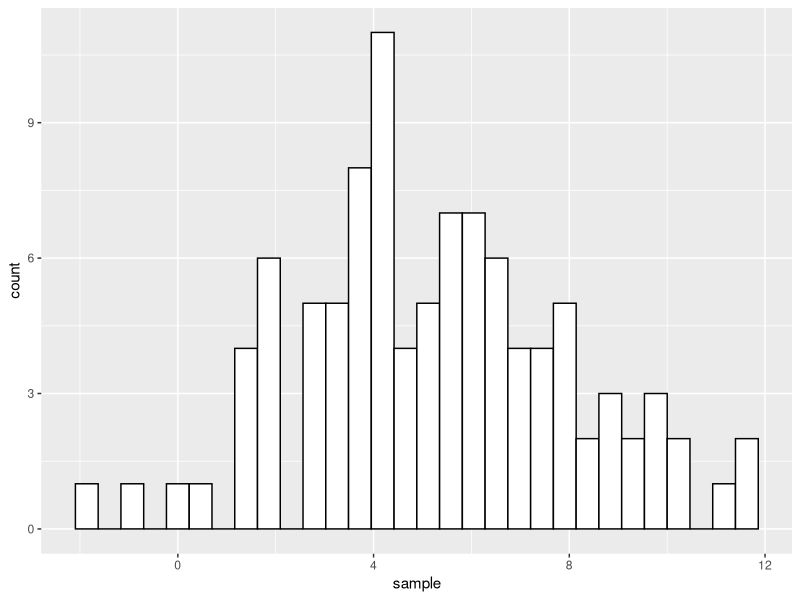
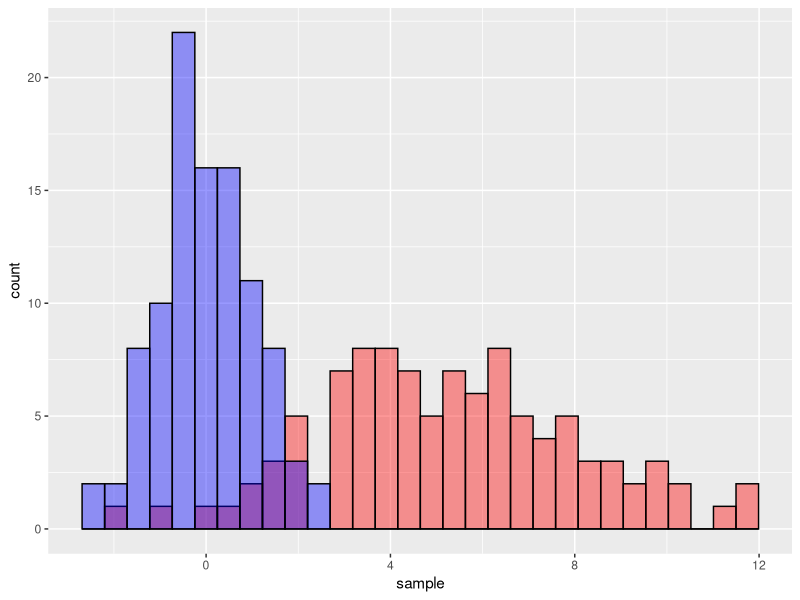

R code for these plots, in order:
library("ggplot2")

#### 정규성 검정 ####
# Kolmogorov-Smirnov test
x = rnorm(50); y = rnorm(50); z = runif(50)
ks.test(x, y)
ks.test(x, z)


# Shapiro-Wilk test

# http://acpi.tistory.com/30
# http://elearning.kocw.net/KOCW/document/2016/chungbuk/najonghwa/12.pdf

# install.packages("nortest")

z = rnorm(100)
shapiro.test(z) # Shapiro-Wilk test

library("nortest")
ad.test(z) # Anderson-Darling normality test
cvm.test(z) # Cramer-von Mises normality test
lillie.test(z) # Lilliefors (Kolmogorov-Smirnov) test for normality
pearson.test(z) # Pearson chi-square test for normality
sf.test(z) # Shapiro-Francia test for normality


#### p-value 시뮬레이션 ####
# p-value는 귀무가설이 맞다는 전제 하에, 관측된 통계값 혹은 그 값보다 큰 값이 나올 확률 

#### z-test ####

# Q. 주어진 표본 집단의 1)평균과 2)표준편차를 구하여라.
#   3)z-score를 계산하고 4)분위수 함수를 활용하여 상위 10%에 해당하는 값을 구하여라.
#   5)4의 결과와 quantile() 함수의 결과를 비교하라.
set.seed(123)
sample = rnorm(n = 100, mean = 5, sd = 3)
head(sample)

ggplot() + 
  geom_histogram(aes(x = sample),
                 bins = 30,
                 fill = "#FFFFFF",
                 color = "#000000")

mean(sample)
sd(sample)

sample_z = (sample - mean(sample))/sd(sample)
head(sample_z)
ggplot() + 
  geom_histogram(aes(x = sample),
                 bins = 30,
                 fill = "#FF0000",
                 color = "#000000",
                 alpha = 0.4) +
  geom_histogram(aes(x = sample_z),
                 bins = 30,
                 fill = "#0000FF",
                 color = "#000000",
                 alpha = 0.4)

qnorm(p = 0.9, mean = mean(sample), sd = sd(sample))
quantile(x = sample, probs = 0.9)

# 표준 정규 분포를 따르는 Z-통계량 기반의 가설 검정
# 연속형 자료(continuous data)에 사용
# 모집단의 평균과 분산을 알고있는 경우 사용
# 일반적으로 표본 크기가 30 이상인 경우 사용

# 김치찌개에 돼지 고기 300g 씩 넣어서 파는 음식점이 있다.
# 그런데 제공되는 고기 서른 덩이의 무게 평균이 294g 이었다.
# 이 때, 이 음식점이 고기를 정량제공 하는지 알아보고자 한다.
# (단, 모 표준편차는 10g 라고 한다.)
# (모평균 = 300g, 표본 수 = 30, 표본 평균 = 294g, 모 표준편차 = 10g)

# 귀무가설: 음식점은 돼지 고기를 정량제공 한다.
# 대립가설: 음식점은 돼지 고기를 정량제공하지 않는다.

(294 - 300)/(10/sqrt(30))
pnorm(q = (294 - 300)/(10/sqrt(30)))
# pnorm(q = (301 - 300)/(2/sqrt(30)))
# p가 높은 경우 => 정량제공
# p가 낮은 경우 => 정량제공하지 않음

prop.test(x = 170, 1000, p = 0.20)
# 1-sample proportions test with continuity correction
# 
# data:  170 out of 1000, null probability 0.2
# X-squared = 5.4391, df = 1, p-value = 0.01969
# alternative hypothesis: true p is not equal to 0.2
# 95 percent confidence interval:
#   0.1475206 0.1950591
# sample estimates:
#   p 
# 0.17 

#### t-test ####
# 자유도가(n-1)인 t분포를 따르는 두 집단간 평균 차이 검정
# 모집단의 평균과 표본집단의 평균 및 분산을 갈고 있는 경우 사용
# 연속형 자료(continuous data)에 사용
# 귀무가설: 두 표본집단의 평균은 같다.
# 대립가설: 두 표본집단의 평균은 같지 않다.

# 단일 표본 t-test(one sample t-test)
# 단일 모집단에서 추출된 하나의 표본이 대상
set.seed(123)
t.test(x = rnorm(300), mu = 0)

# 표본 개수에 따른 시뮬레이션

set.seed(1234)
aa = rnorm(100, mean = 5, sd = 4)
bb = rnorm(100, mean = 8, sd = 4)
# 대응 표본 t-test(paired sample t-test)
# 동일한 모집단으로부터 추출된 두 표본집단을 대상
# 표본이 30개 이하이고, 정규성을 만족하지 못하는 경우 Willcoxon rank sum test 사용
t.test(x = aa, y = bb, paired = TRUE)

# 독립 표본 t-test(independent sample t-test)
# 독립된 두 표본집단을 대상
# 두 표본집단들은 등분산성을 만족
# 표본이 30개 이하이고, 정규성을 만족하지 못하는 경우 Mann-Whitney test 사용


# Levene 등분산 검정
# 귀무가설: 표본집단의 분산은 같다.
# 대립가설: 표본집단의 분산은 같지 않다.
set.seed(1228)
df = data.frame(obs = 100,
                values = c(rbinom(n = 10, size = 20, prob = 0.5),
                           rbinom(n = 10, size = 20, prob = 0.5)),
                group = rep(c("a", "b"), each = 10))
head(df, 3)
car::leveneTest(values ~ group, data = df)

set.seed(4925)
df = data.frame(obs = 100,
                values = c(rbinom(n = 10, size = 80, prob = 0.5),
                           rbinom(n = 10, size = 15, prob = 0.5)),
                group = rep(c("a", "b"), each = 10))
head(df, 3)
car::leveneTest(values ~ group, data = df)


t.test(x = aa, y = bb, paired = FALSE)


#### Wilcoxon rank sum test ####
# 표본이 정규성 검정을 만족하지 못할 경우 사용
# 두 표본집단의 크기 차이를 검정
# 일반적으로 독립표본 t-test에 비해 검정력이 낮다.
# 이 검정에서 표본의 평균과 표준편차는 의미가 없다.
# wilcox.test()

data("immer", package = "MASS")
wilcox.test(x = immer$Y1, y = immer$Y2, paired = TRUE)

#### chisq-test ####
# 두 변수의 연관성을 검정하는 방법
# 범주형 자료(categorical data)에 사용
# 기대빈도가 5 미만 셀이 전체의 20%가 넘을 경우 피셔의 정확한 검정(Fisher's exact test) 사용
# 적합도 검정, 독립성 검정, 동질성 검정이 있다.

# - 분석대상의 자료들이 무작위로 추출된 것이어야 하며, 반복이 없어야 한다.
# - χ2값은 표본 크기에 절대적으로 영향을 받는다. 즉 대단위 조사자료를 대상으로 χ2검증을 하는 것은 무의미하다.
# - 2×2 교차표의 경우 한칸의 기대빈도가 적어도 10이상, 그 이상의 교차표에서는 기대빈도가 적어도 5이상은 되어야 한다.
# - χ2는 연관성의 존재여부를 탐색할 뿐 연관성의 강도나 방향을 말하지는 않는다

# 1) 적합도 검정
# ①단순적합도검정 : 단일기준에 의거하여 구분된 표본정보를 근거로 작성된 관측도수가
#   모집단의 예상되는 기대도수 또는 예상도수와 어느 만큼 부합하는지 여부를 판정하는 것
# ②모집단의 분포형태에 관한 가설검정
# 귀무가설: 확률변수가 특정한 분포를 따른다.
# 대립가설: 확률변수가 특정한 분포를 따르지 않는다.

# 2) 독립성 검정
# 적합도검정이 단일기준에 의해 분류된 표본에 적용되는 것이라면, 복수기준에 의해 분류된 표본의 경우는 독립성검정과 동질성 검정으로 구분할 수 있다.
# 귀무가설: 두 변수는 서로 독립이다.
# 대립가설: 두 변수는 서로 독립이 아니다.

# 
# 3) 동질성분석
# 행변수의 각 변수를 하나하나 독립된 모집단으로 간주하여 
# 열 변수의 분포가 모든 모집단에서 동일한지를 검정(각 행의 주변(marginal)합의 비율이 1인 점이 독립성검정과 다른 점)
# 귀무가설: (행변수의) 모든 집단에서 열 변수의 비율은 서로 같다.
# 대립가설: (행변수의) 모든 집단에서 열 변수의 비율은 서로 같지 않다.


# type 1 - goodness of fit
# 귀무가설: 표본집단 도수와 가정한 이론적 도수가 동일하다.
# 대립가설: 적어도 하나의 표본집단 도수가 가정한 이론적 도수와 다르다.

# OO 항공에서는 이벤트에 당첨된 사람 500명의 항공권 좌석등급을 추첨으로 결정하였다.
# 추첨에 앞서 항공사는 각 좌석등급에 따른 당첨 확률을 아래와 같이 고지하였다.
# A등급 1%, B등급 10%, C등급 25% 나머지는 D등급
# 500명의 추첨 결과가 다음과 같을 때. 가설을 수립하고 검증하라.
# A = 6, B = 84, C = 140, D = 270
df = data.frame(obs = 1:1000,
                type = rep(c("A", "B", "C", "D"), times = c(10, 100, 250, 640)),
                stringsAsFactors = FALSE)
table(df$type)
prop.table(table(df$type))
chisq.test(c(6, 84, 140, 270), p = prop.table(table(df$type)))

chisq.test(table(df$type), p = prop.table(table(df$type)))

# 평균(z-test, t-test, wilcoxon), 분산(Levene), 비율(chisq-test)

#### ANOVA ####

#### F-test ####
# 세 집단이상의 분산 차이가 통계적으로 유의한지 검증하는 방법


#### corr-test ####
# 이전 슬라이드 다시 들고올 것
# 귀무가설: 두 집단간 상관관계가 없다.
# 대립가설: 두 집단간 상관관계가 있다.
# http://math7.tistory.com/115
